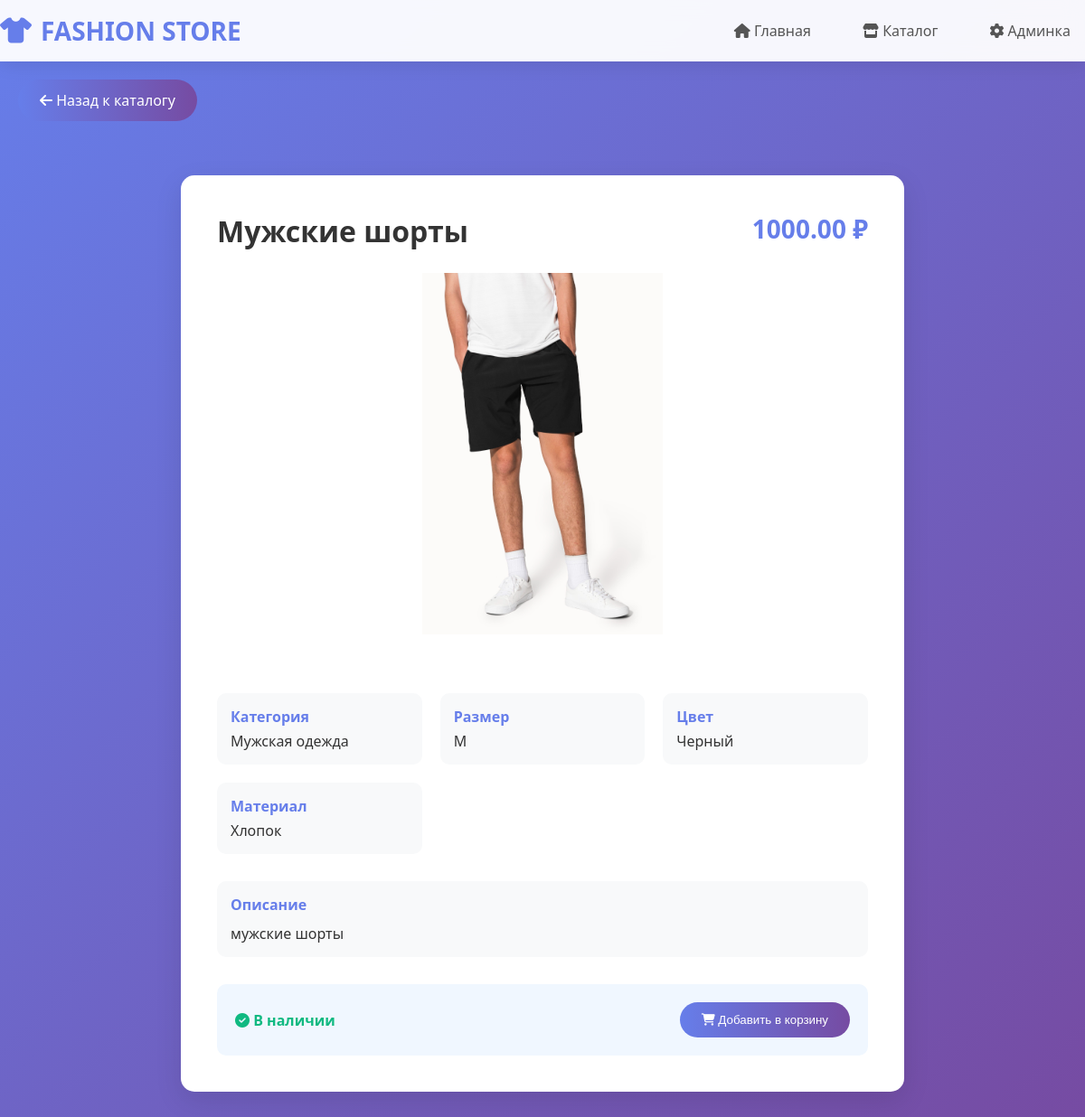
Screenshot of /products/2/ with the database file from the repository.
### someapp/models.py (models this page shows, shortened)
class Product(models.Model):
    SIZE_CHOICES = [
        ('XS', 'XS'),
        ('S', 'S'),
        ('M', 'M'),
        ('L', 'L'),
        ('XL', 'XL'),
        ('XXL', 'XXL'),
    ]
    name = models.CharField(max_length=200, verbose_name="Название товара")
    description = models.TextField(verbose_name="Описание")
    price = models.DecimalField(max_digits=10, decimal_places=2, verbose_name="Цена")
    category = models.ForeignKey(Category, on_delete=models.CASCADE, related_name='products', verbose_name="Категория")
    size = models.CharField(max_length=10, choices=SIZE_CHOICES, verbose_name="Размер")
    color = models.CharField(max_length=50, verbose_name="Цвет")
    material = models.CharField(max_length=100, verbose_name="Материал")
    image = models.ImageField(upload_to='products/', verbose_name="Изображение", blank=True)
    in_stock = models.BooleanField(default=True, verbose_name="В наличии")
    created_at = models.DateTimeField(auto_now_add=True)
    updated_at = models.DateTimeField(auto_now=True)
    class Meta:
        verbose_name = "Товар"
        verbose_name_plural = "Товары"

class Category(models.Model):
    name = models.CharField(max_length=100, verbose_name="Название категории")
    slug = models.SlugField(unique=True)
    class Meta:
        verbose_name = "Категория"
        verbose_name_plural = "Категории"

### someapp/views.py (the view)
# urls.py: path('products/<int:pk>/', product_detail, name='product_detail'),
def product_detail(request, pk):
    product = get_object_or_404(Product, pk=pk, in_stock=True)
    return render(request, 'someapp/product_detail.html', {'product': product})

### someapp/templates/someapp/product_detail.html (shortened to what this page needs)
{% extends 'someapp/base.html' %}
{% load static %}
{% block content %}
<a href="{% url 'product_list' %}" class="btn" style="margin: 20px 0; display: inline-block;">
    <i class="fas fa-arrow-left"></i> Назад к каталогу
</a>
<div class="product-detail-container">
    <div class="product-header">
        <h1>{{ product.name }}</h1>
        <div class="price-tag">{{ product.price }} ₽</div>
    </div>
    {% if product.image %}
        <img src="{{ product.image.url }}" alt="{{ product.name }}" class="product-main-image">
    {% else %}
        <img src="{% static 'images/placeholder-large.jpg' %}" alt="Нет изображения" class="product-main-image">
    {% endif %}
    <div class="product-specs">
        <div class="spec-item">
            <div class="spec-label">Категория</div>
            <div>{{ product.category.name }}</div>
        </div>
        <div class="spec-item">
            <div class="spec-label">Размер</div>
            <div>{{ product.size }}</div>
        </div>
        <div class="spec-item">
            <div class="spec-label">Цвет</div>
            <div>{{ product.color }}</div>
        </div>
        <div class="spec-item">
            <div class="spec-label">Материал</div>
            <div>{{ product.material }}</div>
        </div>
    </div>
    <div class="spec-item">
        <div class="spec-label">Описание</div>
        <p style="margin-top: 10px;">{{ product.description }}</p>
    </div>
    <div style="margin-top: 30px; padding: 20px; background: #f0f7ff; border-radius: 10px;">
        <div style="display: flex; justify-content: space-between; align-items: center;">
            <div>
                {% if product.in_stock %}
                    <span class="in-stock"><i class="fas fa-check-circle"></i> В наличии</span>
                {% else %}
                    <span class="out-of-stock"><i class="fas fa-times-circle"></i> Нет в наличии</span>
                {% endif %}
            </div>
            <button class="btn" onclick="alert('Товар добавлен в корзину!')">
                <i class="fas fa-shopping-cart"></i> Добавить в корзину
            </button>
        </div>
    </div>
</div>
{% endblock %}

### static/css/style.css (style rules this page uses)
* { margin: 0; padding: 0; box-sizing: border-box; }
body { font-family: 'Segoe UI', Tahoma, Geneva, Verdana, sans-serif; background: linear-gradient(135deg, #667eea 0%, #764ba2 100%); min-height: 100vh; color: #333; }
.btn { display: inline-block; background: linear-gradient(to right, #667eea, #764ba2); color: white; padding: 12px 24px; border-radius: 25px; text-decoration: none; font-weight: 500; border: none; cursor: pointer; transition: all 0.3s ease; }
.product-detail-container { background: white; border-radius: 15px; padding: 40px; margin: 40px auto; max-width: 800px; box-shadow: 0 10px 30px rgba(0, 0, 0, 0.1); }
.product-main-image { width: 100%; max-height: 400px; object-fit: contain; border-radius: 10px; margin-bottom: 30px; }
.product-header { display: flex; justify-content: space-between; align-items: start; margin-bottom: 25px; }
.product-header h1 { font-size: 32px; color: #333; }
.price-tag { font-size: 28px; color: #667eea; font-weight: 700; }
.product-specs { display: grid; grid-template-columns: repeat(auto-fit, minmax(200px, 1fr)); gap: 20px; margin: 30px 0; }
.spec-item { background: #f8f9fa; padding: 15px; border-radius: 10px; }
.spec-label { font-weight: 600; color: #667eea; margin-bottom: 5px; }
.in-stock { color: #10b981; font-weight: 600; }

### rows the page displays
Product: name "Мужские шорты", price "1000.00", image (picture), category.name "Мужская одежда", size "M", color "Черный", material "Хлопок", description "мужские шорты"
